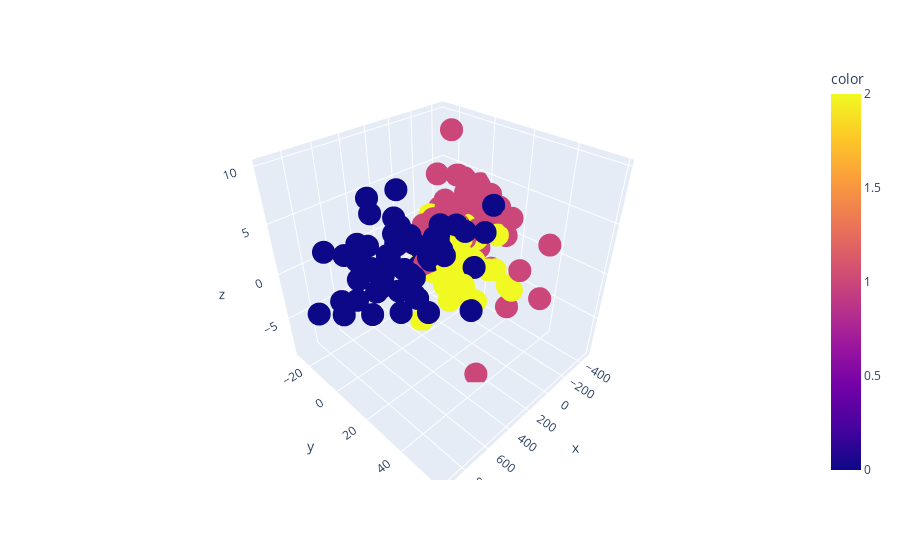

Write notebook code for a chart like this one.
### Code cell
import plotly.express as px
fig = px.scatter_3d( x=pca_result[:,0], y=pca_result[:,1], z=pca_result[:,2],
                    color=df_wine['target'])
fig.show()

### Figure 1 — Plotly figure (JSON) as saved in the notebook; plotly's stock layout.template omitted (floating-point values rounded to 4 significant figures; data arrays with more than 128 entries replaced by an {"elided": "..."} marker saying what was removed)
{"data": [{"hoverlabel": {"namelength": 0}, "hovertemplate": "x=%{x}<br>y=%{y}<br>z=%{z}<br>color=%{marker.color}", "legendgroup": "", "marker": {"color": {"elided": "178 int values"}, "coloraxis": "coloraxis", "symbol": "circle"}, "mode": "markers", "name": "", "scene": "scene", "showlegend": false, "type": "scatter3d", "x": {"elided": "178 float values"}, "y": {"elided": "178 float values"}, "z": {"elided": "178 float values"}}], "layout": {"coloraxis": {"colorbar": {"title": {"text": "color"}}, "colorscale": [[0, "#0d0887"], [0.1111, "#46039f"], [0.2222, "#7201a8"], [0.3333, "#9c179e"], [0.4444, "#bd3786"], [0.5556, "#d8576b"], [0.6667, "#ed7953"], [0.7778, "#fb9f3a"], [0.8889, "#fdca26"], [1, "#f0f921"]]}, "legend": {"tracegroupgap": 0}, "margin": {"t": 60}, "scene": {"domain": {"x": [0, 1], "y": [0, 1]}, "xaxis": {"title": {"text": "x"}}, "yaxis": {"title": {"text": "y"}}, "zaxis": {"title": {"text": "z"}}}}}
